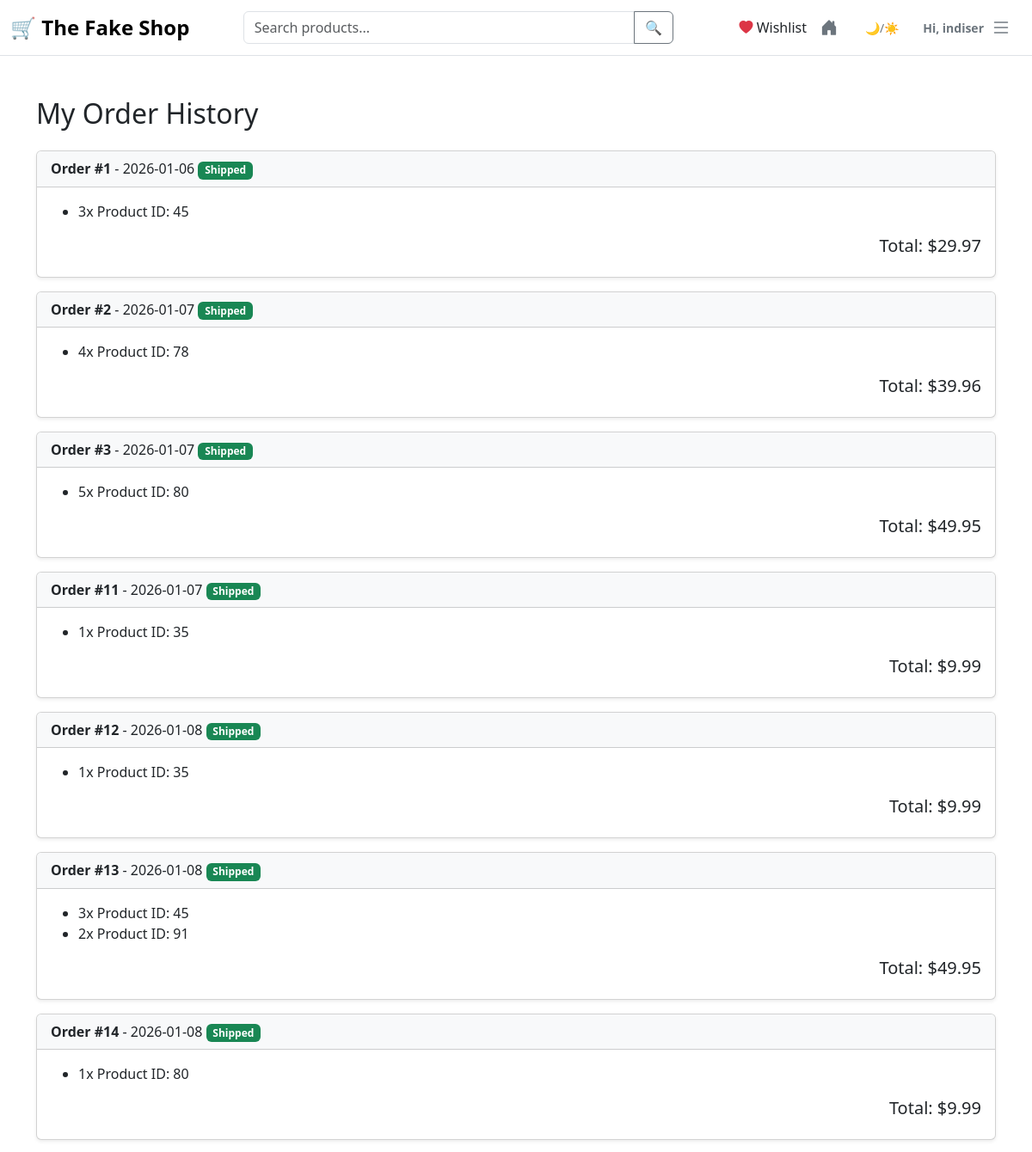
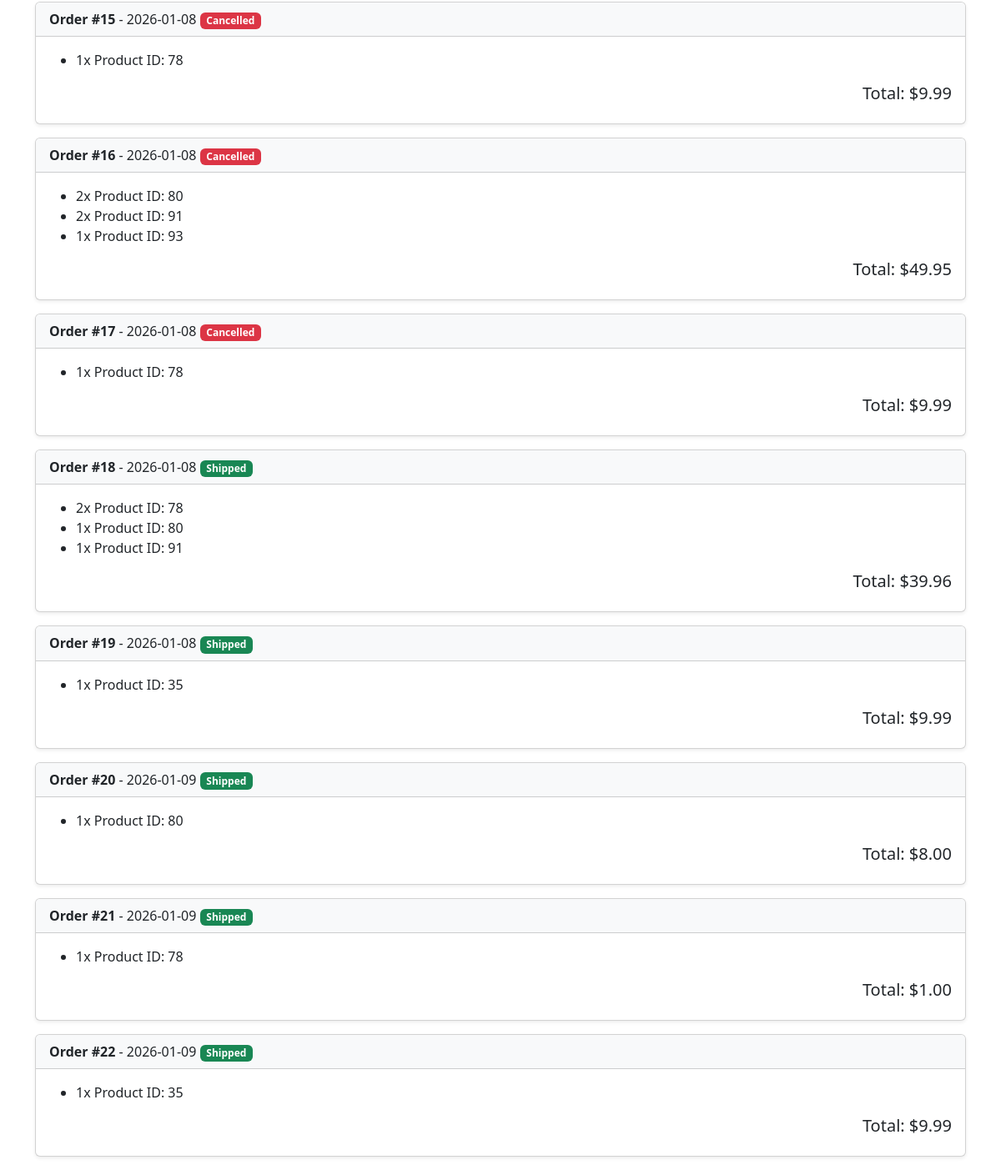
Page /my-orders (signed in) on the committed database (2 pictures, top to bottom).
### server.py (models this page shows)
class User(UserMixin,db.Model):
    id = db.Column(db.Integer, primary_key=True)
    name = db.Column(db.String(100))
    email = db.Column(db.String(100), unique=True) # New
    password = db.Column(db.String(100))
    is_deleted = db.Column(db.Boolean, default=False)
    orders = db.relationship('Order', backref='customer')
    reviews = db.relationship('Review', backref='author')
    wishlist = db.relationship('Product', secondary=wishlist_table, backref='wished_by')

class Order(db.Model):
    id = db.Column(db.Integer, primary_key=True)
    user_id = db.Column(db.Integer, db.ForeignKey('user.id'))
    date = db.Column(db.String(20)) # Storing simple string for now (e.g., "2025-01-05")
    total_price = db.Column(db.Integer) # Stored in Cents
    status = db.Column(db.String(50), default="Pending")
    items = db.relationship('OrderItem', backref='order')
    discount_amount = db.Column(db.Integer, default=0)

class OrderItem(db.Model):
    id = db.Column(db.Integer, primary_key=True)
    order_id = db.Column(db.Integer, db.ForeignKey('order.id'))
    product_id = db.Column(db.Integer, db.ForeignKey('product.id'))
    quantity = db.Column(db.Integer)
    price_at_purchase = db.Column(db.Integer) # CRITICAL: Snapshot the price!
    product = db.relationship('Product')

### server.py (the view)
@app.route('/my-orders')
@login_required
def my_orders():
    orders = current_user.orders
    return render_template('my_orders.html', orders=orders)

### server.py (called while the page is built)
@login_manager.user_loader
def load_user(user_id):
    return db.session.get(User, int(user_id))

@app.context_processor
def inject_pending_orders():
    pending_count = 0
    if current_user.is_authenticated and current_user.id == 1:
        pending_count = db.session.query(Order).filter(
            Order.status == 'Pending'
        ).count()
    return dict(pending_orders_count=pending_count)

### templates/my_orders.html (shortened to what this page needs)
{% extends "base.html" %}
{% block content %}
<h2 class="mb-4">My Order History</h2>
{% for order in orders %}
<div class="card mb-3 shadow-sm">
    <div class="card-header bg-body-tertiary d-flex justify-content-between align-items-center">
        <div>
            <strong>Order #{{ order.id }}</strong> - {{ order.date }}
            {% if order.status == 'Cancelled' %}
                <span class="badge bg-danger">Cancelled</span>
            {% elif order.status == 'Shipped' %}
                <span class="badge bg-success">Shipped</span>
            {% else %}
                <span class="badge bg-warning text-dark">Pending</span>
            {% endif %}
        </div>
    </div>
    <div class="card-body">
        <ul>
            {% for item in order.items %}
                <li>{{ item.quantity }}x Product ID: {{ item.product_id }}</li>
                {% endfor %}
        </ul>
        <h5 class="mt-2 text-end">Total: ${{ "%.2f"|format(order.total_price / 100) }}</h5>
    </div>
</div>
{% else %}
    <p>You haven't bought anything yet!</p>
{% endfor %}
{% endblock %}

### templates/base.html (shortened to what this page needs)
<!DOCTYPE html>
<html lang="en" data-bs-theme="light">
<head>
    <link href="https://cdn.jsdelivr.net/npm/bootstrap@5.3.0/dist/css/bootstrap.min.css" rel="stylesheet">
    <link rel="stylesheet" href="https://cdn.jsdelivr.net/npm/bootstrap-icons@1.11.0/font/bootstrap-icons.css">
</head>
<body>
    <nav class="navbar navbar-expand-lg border-bottom border-body" style="background-color: var(--bs-body-bg);">
        <div class="container-fluid">
            <a class="navbar-brand fw-bold fs-4 me-4" href="{{ url_for('home') }}">
                🛒 The Fake Shop
            </a>
            <form class="d-flex mx-auto flex-grow-1" action="{{ url_for('home') }}" method="GET" style="max-width: 500px;">
                <div class="input-group">
                    <input class="form-control" type="search" name="q" placeholder="Search products..." value="{{ search_query if search_query else '' }}">
                    <button class="btn btn-outline-secondary" type="submit">🔍</button>
                </div>
            </form>
            <div class="d-flex align-items-center ms-auto gap-2">
                {% if current_user.is_authenticated and not current_user.id==1%}
                    <ui class="nav-item">
                        <a class="nav-link" href="{{ url_for('my_wishlist') }}">
                            <i class="bi bi-heart-fill heart-icon text-danger"></i> Wishlist
                        </a>
                    </ui>
                {% endif %}
                <a href="{{ url_for('home') }}" class="btn btn-outline-secondary btn-sm border-0 me-2" title="Home">
                    <i class="bi bi-house-door-fill fs-5"></i>
                </a>
                <button class="btn btn-outline-secondary btn-sm border-0" id="darkModeToggle">
                    🌙/☀️
                </button>
                {% if current_user.is_authenticated %}
                    <div class="dropdown">
                        <button class="btn btn-outline-secondary border-0 d-flex align-items-center gap-2" type="button" data-bs-toggle="dropdown">
                            <span class="d-none d-md-block fw-bold small">Hi, {{ current_user.name.split()[0] }}</span>
                            <i class="bi bi-list fs-4"></i> </button>
                    </div>
                {% else %}
                    <div class="vr mx-2"></div>
                    <a href="{{ url_for('login') }}" class="btn btn-outline-primary btn-sm">Login</a>
                    <a href="{{ url_for('register') }}" class="btn btn-primary btn-sm">Register</a>
                {% endif %}
            </div>
        </div>
    </nav>
    <div class="container mt-5">
        {% block content %}
        {% endblock %}
    </div>
</body>
</html>

### rows in the picture
User: name "indiser"
Order: id "1", date "2026-01-06", status "Shipped", order.total_price/100 "29.97"
OrderItem: quantity "3", product_id "45"
Order: id "2", date "2026-01-07", status "Shipped", order.total_price/100 "39.96"
OrderItem: quantity "4", product_id "78"
Order: id "3", date "2026-01-07", status "Shipped", order.total_price/100 "49.95"
OrderItem: quantity "5", product_id "80"
Order: id "11", date "2026-01-07", status "Shipped", order.total_price/100 "9.99"
OrderItem: quantity "1", product_id "35"
Order: id "12", date "2026-01-08", status "Shipped", order.total_price/100 "9.99"
OrderItem: quantity "1", product_id "35"
Order: id "13", date "2026-01-08", status "Shipped", order.total_price/100 "49.95"
OrderItem: quantity "3", product_id "45"
OrderItem: quantity "2", product_id "91"
Order: id "14", date "2026-01-08", status "Shipped", order.total_price/100 "9.99"
OrderItem: quantity "1", product_id "80"
Order: id "15", date "2026-01-08", status "Cancelled", order.total_price/100 "9.99"
OrderItem: quantity "1", product_id "78"
Order: id "16", date "2026-01-08", status "Cancelled", order.total_price/100 "49.95"
OrderItem: quantity "2", product_id "80"
OrderItem: quantity "2", product_id "91"
OrderItem: quantity "1", product_id "93"
Order: id "17", date "2026-01-08", status "Cancelled", order.total_price/100 "9.99"
OrderItem: quantity "1", product_id "78"
Order: id "18", date "2026-01-08", status "Shipped", order.total_price/100 "39.96"
OrderItem: quantity "2", product_id "78"
OrderItem: quantity "1", product_id "80"
OrderItem: quantity "1", product_id "91"
Order: id "19", date "2026-01-08", status "Shipped", order.total_price/100 "9.99"
OrderItem: quantity "1", product_id "35"
Order: id "20", date "2026-01-09", status "Shipped", order.total_price/100 "8.00"
OrderItem: quantity "1", product_id "80"
Order: id "21", date "2026-01-09", status "Shipped", order.total_price/100 "1.00"
OrderItem: quantity "1", product_id "78"
Order: id "22", date "2026-01-09", status "Shipped", order.total_price/100 "9.99"
OrderItem: quantity "1", product_id "35"
